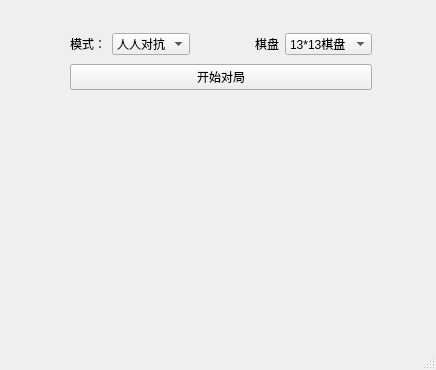
<?xml version="1.0" encoding="UTF-8"?>
<ui version="4.0">
 <class>MainWindow</class>
 <widget class="QMainWindow" name="MainWindow">
  <property name="geometry">
   <rect>
    <x>0</x>
    <y>0</y>
    <width>436</width>
    <height>370</height>
   </rect>
  </property>
  <property name="minimumSize">
   <size>
    <width>400</width>
    <height>300</height>
   </size>
  </property>
  <property name="maximumSize">
   <size>
    <width>800</width>
    <height>600</height>
   </size>
  </property>
  <property name="sizeIncrement">
   <size>
    <width>4</width>
    <height>2</height>
   </size>
  </property>
  <property name="baseSize">
   <size>
    <width>600</width>
    <height>450</height>
   </size>
  </property>
  <property name="windowTitle">
   <string>GOBANG</string>
  </property>
  <widget class="QWidget" name="centralwidget">
   <widget class="QWidget" name="layoutWidget">
    <property name="geometry">
     <rect>
      <x>70</x>
      <y>30</y>
      <width>302</width>
      <height>64</height>
     </rect>
    </property>
    <layout class="QGridLayout" name="gridLayout">
     <item row="0" column="0">
      <layout class="QHBoxLayout" name="selectInterface">
       <item>
        <widget class="QLabel" name="Lable_modelSelect">
         <property name="text">
          <string>模式：</string>
         </property>
        </widget>
       </item>
       <item>
        <widget class="QComboBox" name="comboBox_model">
         <property name="currentText">
          <string>人人对抗</string>
         </property>
         <item>
          <property name="text">
           <string>人人对抗</string>
          </property>
         </item>
         <item>
          <property name="text">
           <string>人机对抗</string>
          </property>
         </item>
        </widget>
       </item>
       <item>
        <spacer name="horizontalSpacer">
         <property name="orientation">
          <enum>Qt::Orientation::Horizontal</enum>
         </property>
         <property name="sizeHint" stdset="0">
          <size>
           <width>10</width>
           <height>20</height>
          </size>
         </property>
        </spacer>
       </item>
       <item>
        <widget class="QLabel" name="Lable_boardSelect">
         <property name="text">
          <string>棋盘</string>
         </property>
        </widget>
       </item>
       <item>
        <widget class="QComboBox" name="comboBox_board">
         <property name="currentText">
          <string>13*13棋盘</string>
         </property>
         <item>
          <property name="text">
           <string>13*13棋盘</string>
          </property>
         </item>
         <item>
          <property name="text">
           <string>9*9棋盘</string>
          </property>
         </item>
         <item>
          <property name="text">
           <string>19*19棋盘</string>
          </property>
         </item>
        </widget>
       </item>
      </layout>
     </item>
     <item row="1" column="0">
      <widget class="QPushButton" name="GameBegin">
       <property name="baseSize">
        <size>
         <width>60</width>
         <height>20</height>
        </size>
       </property>
       <property name="text">
        <string>开始对局</string>
       </property>
      </widget>
     </item>
    </layout>
   </widget>
  </widget>
  <widget class="QMenuBar" name="menubar">
   <property name="geometry">
    <rect>
     <x>0</x>
     <y>0</y>
     <width>436</width>
     <height>25</height>
    </rect>
   </property>
  </widget>
  <widget class="QStatusBar" name="statusbar"/>
 </widget>
 <resources/>
 <connections/>
</ui>
